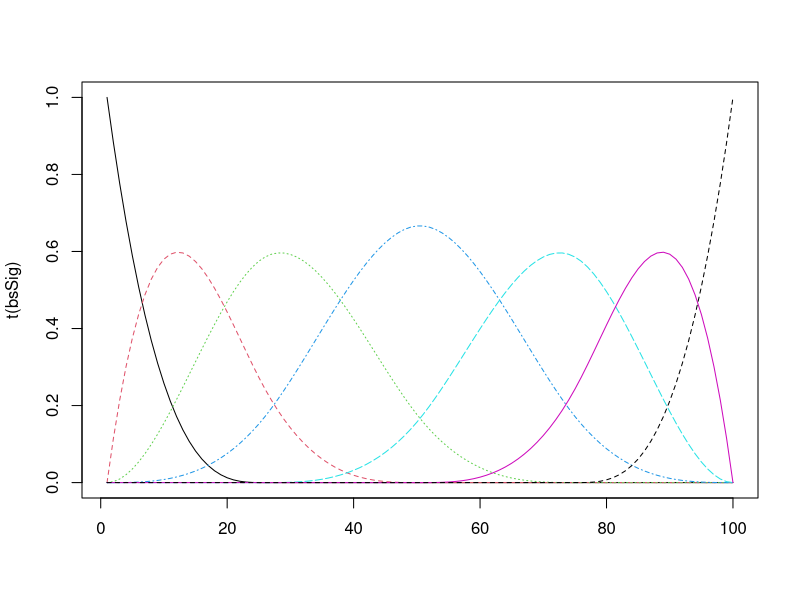
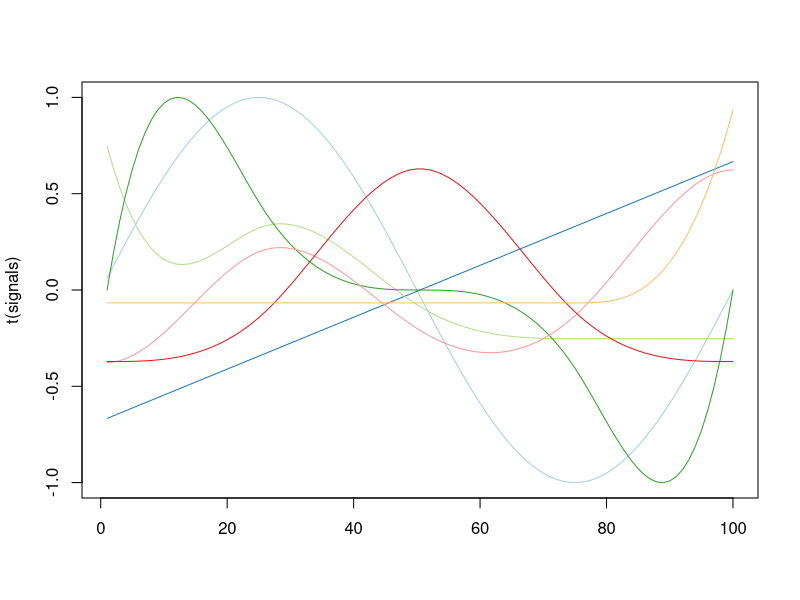
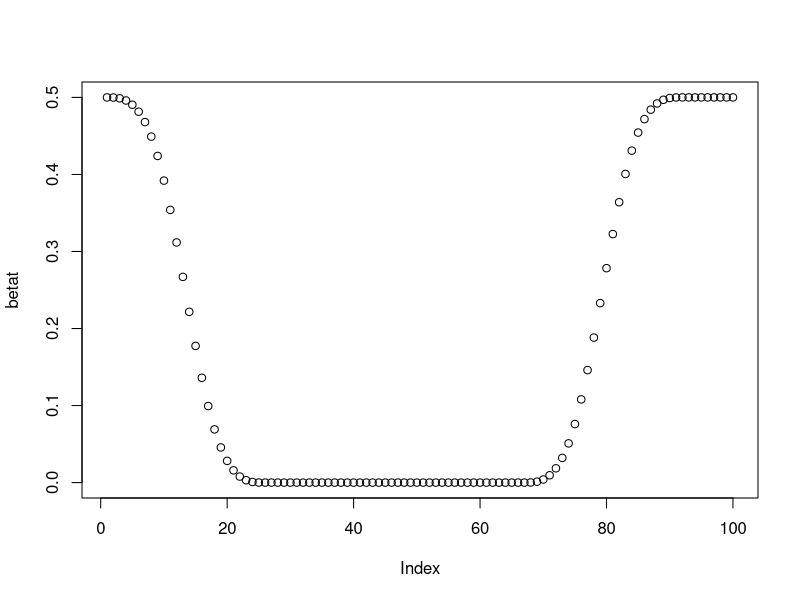
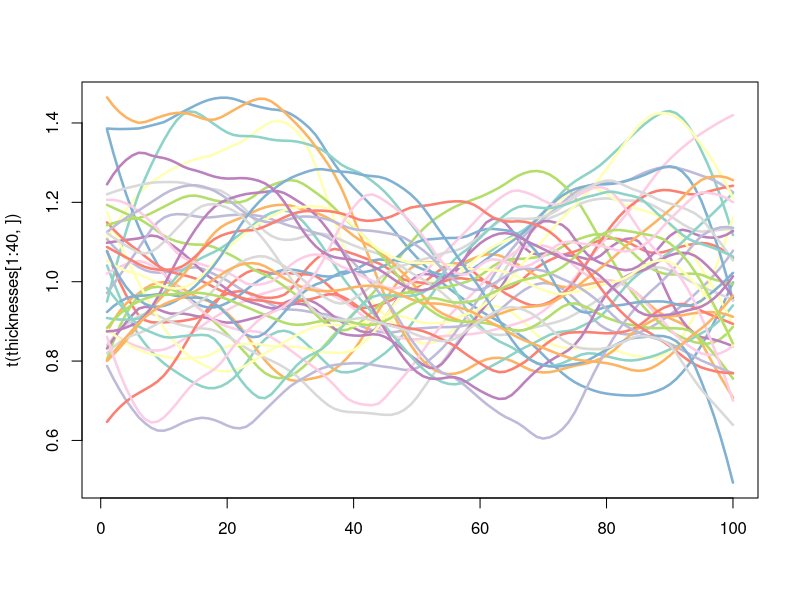
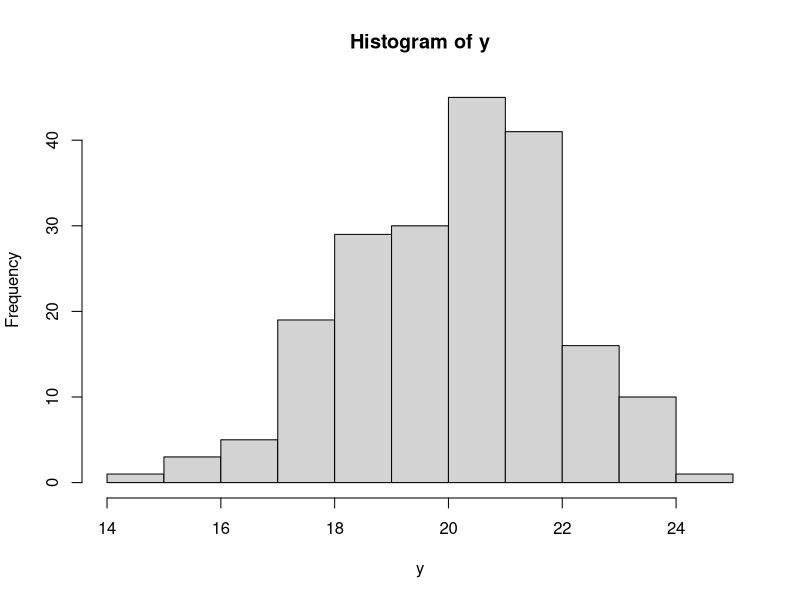
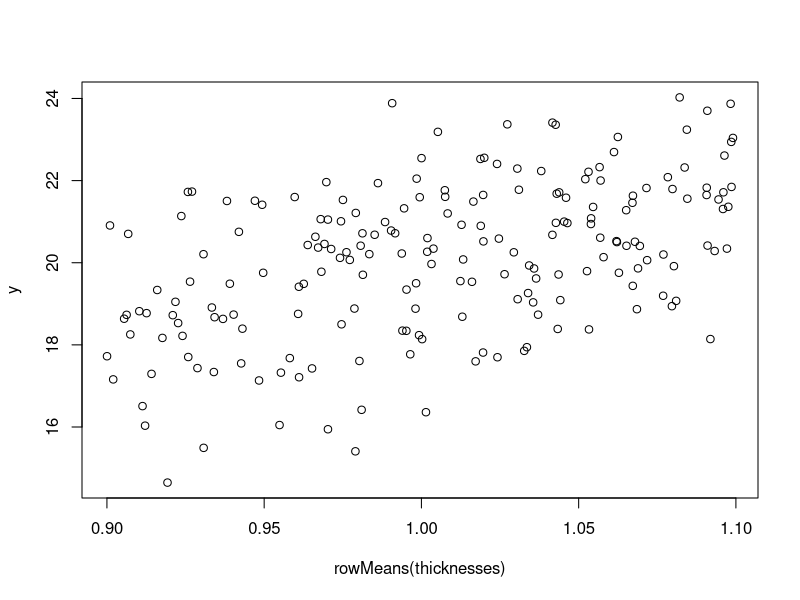
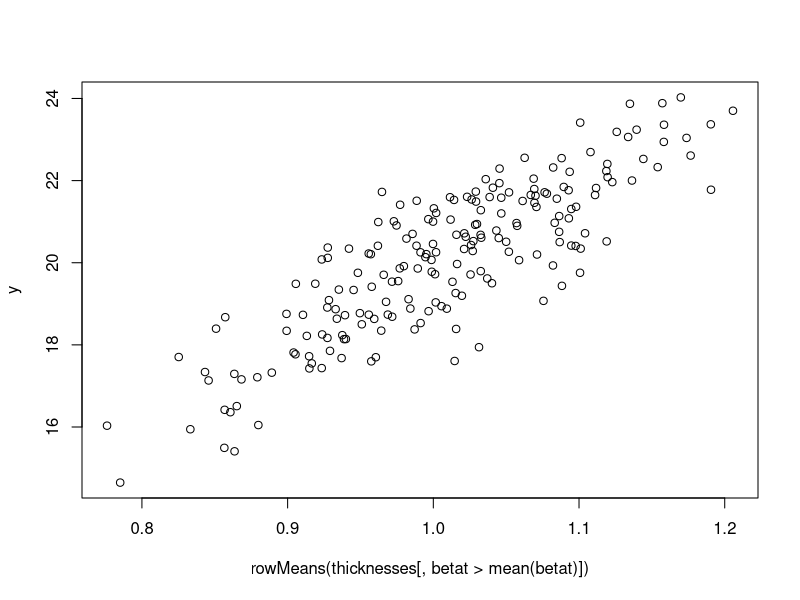
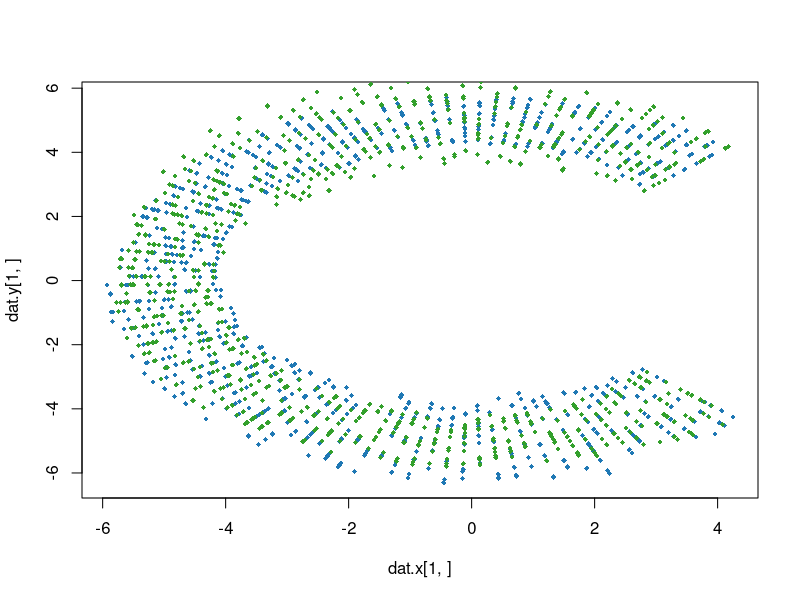

Write the R code that produced these figures, in order. (Note: this script raises an error after producing the figures.)
# # 756 final 
# # functional regression of thickness of CC
# # part one simulation
# 

#2013 Jan 29 edit - AF
#Improve data simulation


#MODEL
#Y_i=β_0 + ∫X_i(t)β(t)

# # generate "C" shape function
#NOTE THIS IS NOT THE USUAL NOTATION FOR I????? CHANGE????
I <- 100 #I is the length of the curve
N <- 200 #N is the number of curves
set.seed(999)
y.out <- rpois(I, 3)
#fix <- runif(I,.1,.3) #Not sure what this is doing here
datx <- NULL
daty <- NULL

library(RColorBrewer)
darkCol<-brewer.pal(10,'Paired')
lightCol<-brewer.pal(10,'Set3')


######
#Generate $k$ signals to mix into the simulated thickness

k<-7 #number of signals to mix for X
signals<-array(dim=c(k,I))
signals[1,]<-sin((1:I)/I*2*pi)
signals[2,]<-seq(-1,3,length=I)

library(splines)
bsSig<-t(bs(1:I,df=7,degree=3,intercept=TRUE)) # "b spline signals"
matplot(t(bsSig),type='l')

signals[3,]<-bsSig[1,]+bsSig[3,]
signals[4,]<-bsSig[2,]-bsSig[6,]
signals[5,]<-bsSig[3,]+bsSig[6,]+bsSig[7,]
signals[6,]<-bsSig[4,]
signals[7,]<-bsSig[7,]

for(i in 1:k) signals[i,]<-signals[i,]/max(abs(signals[i,]))
signals<-signals-rowMeans(signals)
matplot(t(signals),type='l',lty=1,col=darkCol)
##############


############
#Generate true B(t) & functional model parameters
bsBeta<-t(bs(1:I,df=15,degree=3,intercept=TRUE))/2 # "b spline signals"
betat<-matrix(colSums(bsBeta[c(1:3,12:15),]))
dim(betat)<-c(I,1)
plot(betat)
beta0<-3
sd_e<-1
###########

###################
#Make X_i(t)'s (thicknesses)
#defining rwalk, a random walk generator.
#to be used to add SMOOTH random noise to the covariate function, beyond our defined principle components
rwalk<-function(I,amplitude=1){
  x<-rep(0,I)
  x[1]<-rnorm(1)
  for(i in 2:I){
    x[i]<-rnorm(1,x[i-1],1)
  }
  outpre1<-lowess(x,f=1/8)$y
  outpre2<-(outpre1-mean(outpre1))
  out<-outpre2*amplitude/max(abs(outpre2))
  return(out)
}
#plot(rwalk(I,amplitude=.2)) #test

#write thicknesses, generate outcomes (y)
y<-rep(NA,N)
e_y<-rnorm(N,0,sd=sd_e) #noise in the model for y, see above for sd_e
thicknesses<-matrix(nrow=N,ncol=I)
for(i in 1:N){
  #Get thicknesses:
  #noise<-rnorm(I) ???
  int.i<-runif(1,.9,1.1) #some variation in the overall height.
  sigWeights.i<-runif(k,-.2,.2)
  noise.i<-rwalk(I,amplitude=.15)
  thick.i<-int.i+matrix(sigWeights.i,nrow=1)%*%signals + noise.i
  thicknesses[i,]<-thick.i
  
  #get outcome
  y[i]<-beta0+thicknesses[i,]%*%betat+e_y[i]
}
matplot(t(thicknesses[1:40,]),lty=1,type='l',lwd=2.5,col=lightCol)
hist(y)
#sanity check
plot(rowMeans(thicknesses),y)
plot(rowMeans(thicknesses[,betat>mean(betat)]),y) #rough way to check

#####generate 2-d shapes######
cShape.theta<-seq(pi/4,7*pi/4,length=I)
R<-5 #Distance from the center of the circle


#Get X & Y Data
obsPerRow<-8
dat.x<-matrix(nrow=N,ncol=I*obsPerRow)
dat.y<-matrix(nrow=N,ncol=I*obsPerRow)
for(i in 1:N){ #going across subjects
  i.ticker<-0
  for(t in 1:I){ #going across angles
    for(o in 1:obsPerRow){ #going across observations per angle
      i.ticker<-i.ticker+1
      obsThickness.ito<-runif(1,R-thicknesses[i,t],R+thicknesses[i,t])
      dat.x[i,i.ticker]<-cos(cShape.theta[t])*obsThickness.ito
      dat.y[i,i.ticker]<-sin(cShape.theta[t])*obsThickness.ito
    }
  }
}
plot(dat.x[1,],dat.y[1,],pch=18,cex=.7,col=darkCol[2])
points(dat.x[2,],dat.y[2,],pch=18,cex=.7,col=darkCol[4])
plot(dat.x[3,],dat.y[3,],pch=18,cex=.7,col=darkCol[2])
points(dat.x[4,],dat.y[4,],pch=18,cex=.7,col=darkCol[4])
plot(dat.x[5,],dat.y[5,],pch=18,cex=.7,col=darkCol[2])
points(dat.x[6,],dat.y[6,],pch=18,cex=.7,col=darkCol[4])
plot(dat.x[7,],dat.y[7,],pch=18,cex=.7,col=darkCol[2])
points(dat.x[8,],dat.y[8,],pch=18,cex=.7,col=darkCol[4])


setwd("/Users/aaronfisher/Documents/JH/Biostatistics V & VI/Bst VI Final Project with Chen/2013 Files/")
save.image(file='Simulate_C_all_data_feb4.RData')
save(file='Simulate_C_only_XY_data_feb4.RData',list=list(dat.x,dat.y))

#END OF GENERATING DATA
########################################################
########################################################
########################################################
########################################################
########################################################



########################################################
             ######### WORK SPACE ##########
             ## IGNORE IF YOU WANT TO :) ###
             ###############################
########################################################

cBaseShape.x<-cos(cShape.theta)*R
cBaseShape.y<-sin(cShape.theta)*R
plot(cBaseShape.x,cBaseShape.y)

#Plot some full shapes
#Note, this isn't how we'll generate data. We'll instead
#generate random radiuses for each theta.
r.i.out<- 5+thicknesses[1,]
c.i.x<-cos(cShape.theta)*r.i.out
c.i.y<-sin(cShape.theta)*r.i.out
plot(c.i.x,c.i.y,type='l',col=darkCol[1])
for(i in 1:60){
  for(j in 1:2){
  r.i.out<- 5+thicknesses[i,]*(j==1)-thicknesses[i,]*(j==2)
  c.i.x<-cos(cShape.theta)*r.i.out
  c.i.y<-sin(cShape.theta)*r.i.out
  lines(c.i.x,c.i.y,type='l',col=lightCol[i])
  }
}
